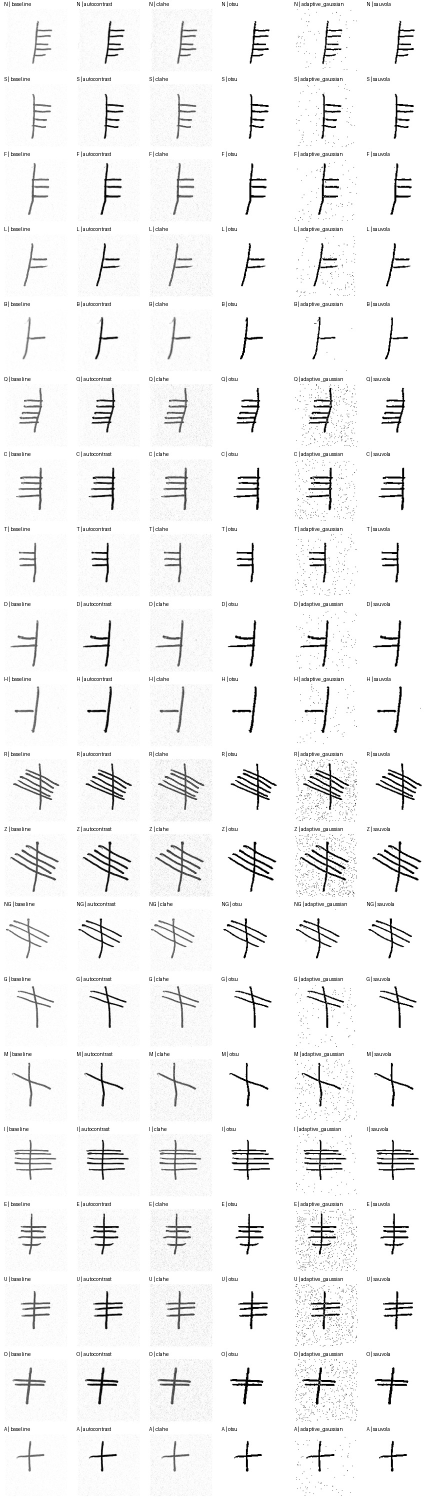
#> input picture analysis/image-preprocessing-investigation/ogjam2_preprocessing_contact_sheet.jpg, 870 x 3000 px (shown at 1/2 size)
$ python -i preprocess.py   (imports and definitions only)
#> lines starting #> are read from the running program, lines starting #| are printed output that depends on the picture; after the words box and inside, x2 and y2 are one past the last pixel; in counts of white or black regions, pixels touching at a corner belong together
#> further down, picture is the input picture: shape (3000, 870, 3); min 0, max 255, mean 243.4
"""Image preprocessing: use the SAME function for the synthetic training data and for real images at inference.

canonical() (recommended): grayscale -> blank check -> autocontrast -> robust ink-box crop -> 10% margin ->
    square pad -> INTER_AREA resize to 128. Scale-invariant; a blank page stays blank.
autocontrast_nearest(): autocontrast -> nearest-neighbour squash to 128, i.e. `preprocess_image` on branch
    `image-preprocessing-investigation` (model/image_preprocessing.py). Only for models that keep that function.
Both return uint8 HxW arrays (dark ink on white); divide by 255 for model input.
"""
import cv2
import numpy as np
from PIL import Image, ImageOps

SIZE = 128


def _to_pil(img) -> Image.Image:
    if isinstance(img, Image.Image):
        return img
    if isinstance(img, np.ndarray):
        return Image.fromarray(img)
    return Image.open(img)


def is_blank(gray: np.ndarray, min_contrast: float = 40) -> bool:
    """No ink: nothing (after a light blur) is at least `min_contrast` darker than the paper (the median).

    Checked on the raw image, before autocontrast (which would stretch paper noise into "ink"). A contrast
    test rather than a percentile test, so thin strokes covering < 1% of the image still count as ink.
    """
#> called with min_contrast = 40
    g = cv2.GaussianBlur(np.asarray(gray, np.uint8), (3, 3), 0)
    return float(np.median(g)) - float(g.min()) < min_contrast


def ink_bbox(gray: np.ndarray):
    """Bounding box (x0, y0, x1, y1) of the character's ink, or None for a blank page.

    Otsu on a blurred image; drops specks; drops components touching the border (edge shadows,
    show-through at the crop edge) unless the character itself touches the border.
    """
    h, w = gray.shape
#> h = 3000; w = 870
    if is_blank(gray):
        return None
    k = max(3, (min(h, w) // 200) * 2 + 1)
#> k = 9
    blur = cv2.GaussianBlur(gray, (k, k), 0)
    _, mask = cv2.threshold(blur, 0, 255, cv2.THRESH_BINARY_INV + cv2.THRESH_OTSU)
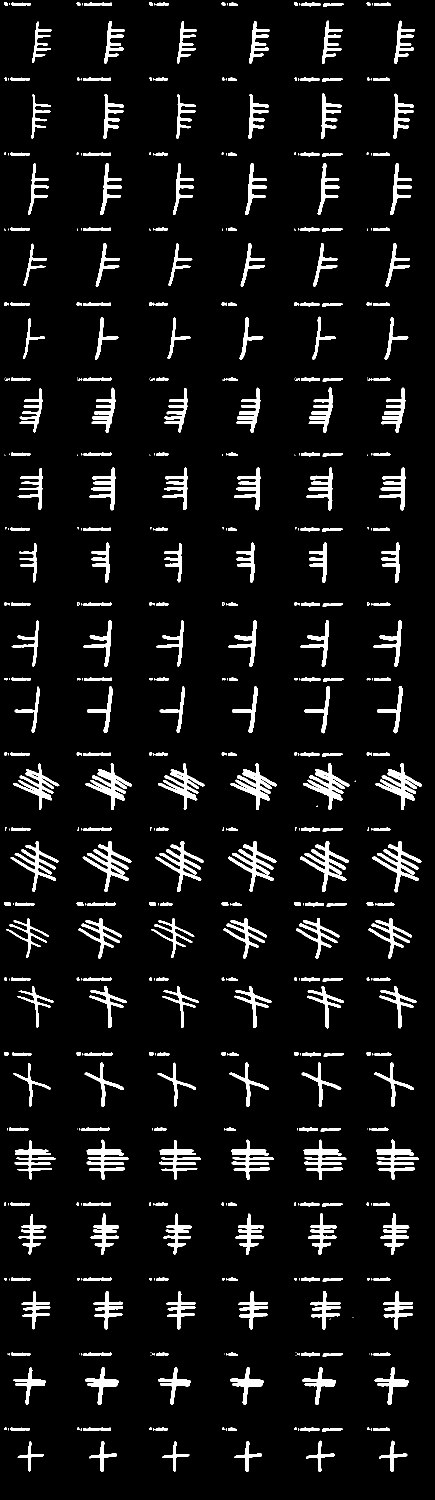
#> mask: shape (3000, 870) (shown at 1/2 size); 7.2% white; 512 white regions (180 under 20 px), largest, box (x1, y1, x2, y2) and area: (165, 1682, 263, 1784) 2618, (745, 1682, 843, 1785) 2612, (456, 1683, 553, 1784) 2610
    n, _, stats, _ = cv2.connectedComponentsWithStats(mask, connectivity=8)
#> n = 513; stats = 513 rows, first 6: [0, 0, 870, 3000, 2422136], [8, 4, 8, 8, 44], [23, 5, 39, 7, 216], [153, 4, 8, 8, 44], [168, 5, 56, 7, 319], [298, 4, 8, 8, 44]
    if n <= 1:
        return None
    comps = stats[1:]
#> comps = 512 rows, first 6: [8, 4, 8, 8, 44], [23, 5, 39, 7, 216], [153, 4, 8, 8, 44], [168, 5, 56, 7, 319], [298, 4, 8, 8, 44], [313, 5, 25, 7, 134]
    areas = comps[:, cv2.CC_STAT_AREA]
#> areas = 512 values, max 2618 at index 302, min 1 at index 456, mean 366.9
    keep = areas >= max(0.02 * areas.max(), 1e-4 * h * w)
    comps = comps[keep]
#> comps = 140 rows, first 6: [168, 5, 56, 7, 319], [644, 41, 41, 87, 1164], [789, 41, 41, 87, 1212], [65, 43, 38, 83, 856], [209, 42, 41, 86, 1236], [354, 42, 40, 85, 1009]
    x, y, cw, ch = (comps[:, i] for i in (cv2.CC_STAT_LEFT, cv2.CC_STAT_TOP, cv2.CC_STAT_WIDTH, cv2.CC_STAT_HEIGHT))
#> x = 140 values, max 789 at index 2, min 13 at index 85, mean 365.2; y = 140 values, max 2883 at index 136, min 5 at index 0, mean 1452.8; cw = 140 values, max 98 at index 79, min 35 at index 54, mean 60.09; ch = 140 values, max 104 at index 16, min 7 at index 0, mean 74.6
    touches = (x <= 0) | (y <= 0) | (x + cw >= w) | (y + ch >= h)
    inner = ~touches
    if inner.any() and comps[inner, cv2.CC_STAT_AREA].max() >= 0.3 * comps[:, cv2.CC_STAT_AREA].max():
        sel = inner
    else:
        sel = np.ones(len(comps), bool)
    return int(x[sel].min()), int(y[sel].min()), int((x + cw)[sel].max()), int((y + ch)[sel].max())


def canonical(img, size: int = SIZE, margin: float = 0.10, cutoff: float = 1.0) -> np.ndarray:
    pil = _to_pil(img).convert("L")
    if is_blank(np.asarray(pil)):
        return np.full((size, size), 255, np.uint8)
    pil = ImageOps.autocontrast(pil, cutoff=cutoff)
    gray = np.asarray(pil, dtype=np.uint8)
    box = ink_bbox(gray)
#> box = (13, 5, 844, 2944)
    if box is not None:
        x0, y0, x1, y1 = box
#> x0 = 13; y0 = 5; x1 = 844; y1 = 2944
        m = int(round(margin * max(x1 - x0, y1 - y0)))
#> m = 294
        h, w = gray.shape
#> h = 3000; w = 870
        gray = gray[max(0, y0 - m):min(h, y1 + m), max(0, x0 - m):min(w, x1 + m)]
    h, w = gray.shape
    side = max(h, w)
#> side = 3000
    canvas = np.full((side, side), 255, np.uint8)
    canvas[(side - h) // 2:(side - h) // 2 + h, (side - w) // 2:(side - w) // 2 + w] = gray
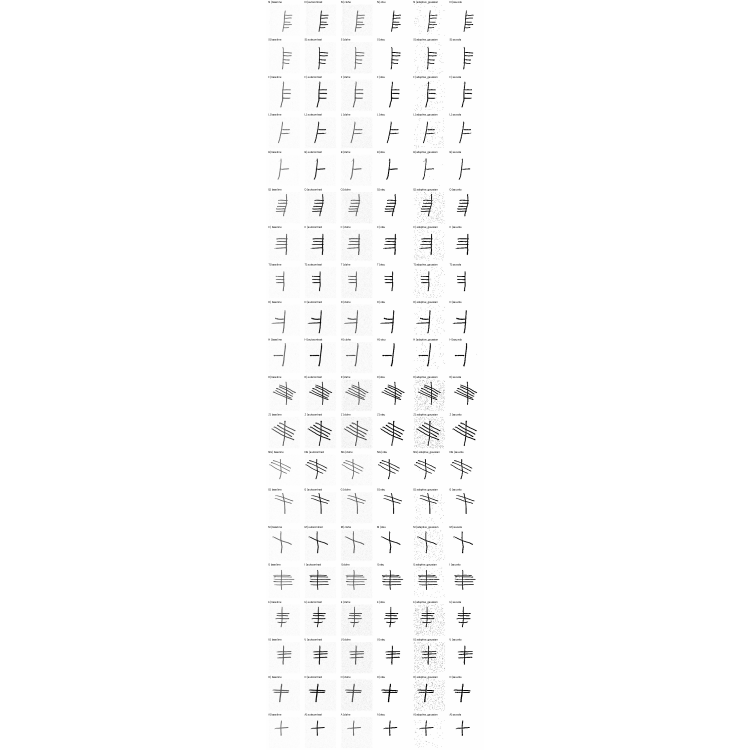
#> canvas: shape (3000, 3000) (shown at 1/4 size); min 0, max 255, mean 251.4
    return cv2.resize(canvas, (size, size), interpolation=cv2.INTER_AREA)
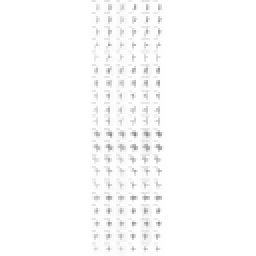
#> returned value: shape (128, 128) (shown 2 times larger); min 133, max 255, mean 251.4


def autocontrast_nearest(img, size: int = SIZE, cutoff: float = 1.0) -> np.ndarray:
    pil = ImageOps.autocontrast(_to_pil(img).convert("L"), cutoff=cutoff)
    return np.asarray(pil.resize((size, size), Image.NEAREST), dtype=np.uint8)


MODES = {"canonical": canonical, "autocontrast": autocontrast_nearest}


def apply(mode: str, img) -> np.ndarray:
    if mode not in MODES:
        raise ValueError(f"unknown preprocessing mode {mode!r}; choose from {sorted(MODES)}")
    return MODES[mode](img)

>>> import cv2
>>> picture = cv2.imread('../../analysis/image-preprocessing-investigation/ogjam2_preprocessing_contact_sheet.jpg')
>>> result = canonical(picture)

$ run again, on analysis/image-preprocessing-investigation/augmented_autocontrast_marker_gradcam_contact.png
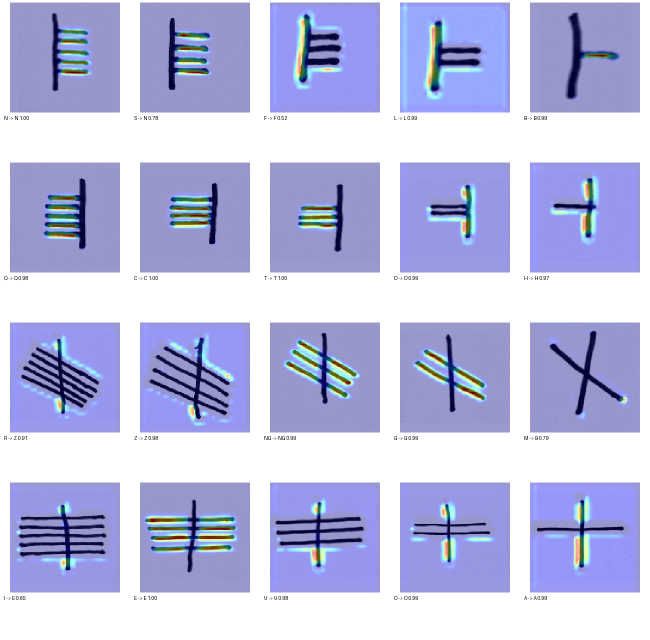
#> input picture analysis/image-preprocessing-investigation/augmented_autocontrast_marker_gradcam_contact.png, 1300 x 1280 px (shown at 1/2 size)
#> picture is the input picture: shape (1280, 1300, 3); mean B, G, R 226.7, 191.8, 189.2
#> k = 13
#> in ink_bbox, `_, mask = cv2.threshold(blur, 0, 255, cv2.THRESH_BINARY_INV + cv2.THRE..`:
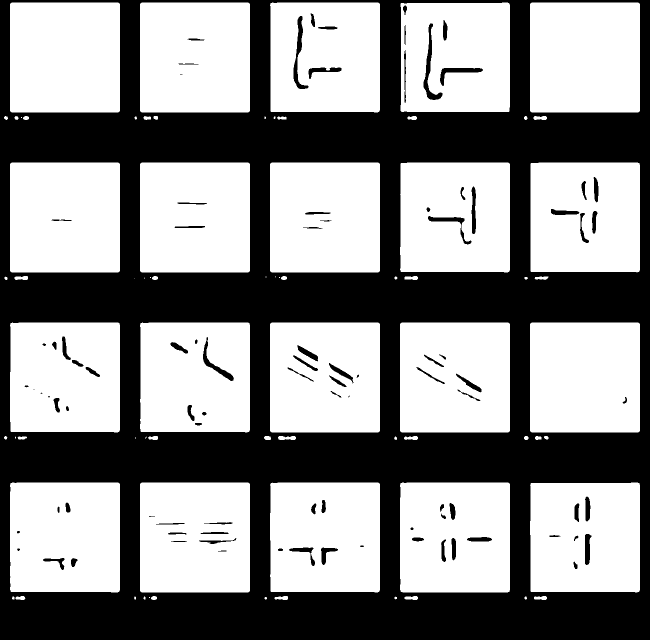
#> mask: shape (1280, 1300) (shown at 1/2 size); 56.9% white; 94 black regions (7 under 20 px), largest, box (x1, y1, x2, y2) and area: (0, 0, 1300, 1280) 697177, (847, 47, 885, 200) 1366, (587, 32, 617, 178) 1239
#> n = 73; stats = 73 rows, first 6: [0, 0, 1300, 1280, 718006], [20, 5, 220, 220, 48380], [280, 5, 220, 220, 48209], [540, 5, 220, 220, 45808], [801, 5, 219, 219, 44540], [1060, 5, 220, 220, 48380]
#> in ink_bbox, `comps = stats[1:]`: comps = 72 rows, first 6: [20, 5, 220, 220, 48380], [280, 5, 220, 220, 48209], [540, 5, 220, 220, 45808], [801, 5, 219, 219, 44540], [1060, 5, 220, 220, 48380], [8, 232, 8, 8, 45]
#> areas = 72 values, max 48380 at index 0, min 1 at index 36, mean 13138.8
#> in ink_bbox, `comps = comps[keep]`: comps = 20 rows, first 6: [20, 5, 220, 220, 48380], [280, 5, 220, 220, 48209], [540, 5, 220, 220, 45808], [801, 5, 219, 219, 44540], [1060, 5, 220, 220, 48380], [20, 325, 220, 220, 48290]
#> x = 20 values, max 1061 at index 9, min 20 at index 0, mean 540.1; y = 20 values from 5 to 965; cw = 20 values, max 220 at index 0, min 219 at index 3, mean 219.9; ch has the same summary as cw
#> box = (20, 5, 1280, 1185)
#> x0 = 20; y0 = 5; x1 = 1280; y1 = 1185
#> m = 126
#> in canonical, `return cv2.resize(canvas, (size, size), interpolation=cv2.INTER_AREA)`:
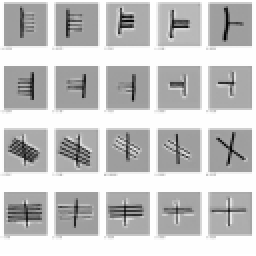
#> returned value: shape (128, 128) (shown 2 times larger); min 0, max 255, mean 197.6
